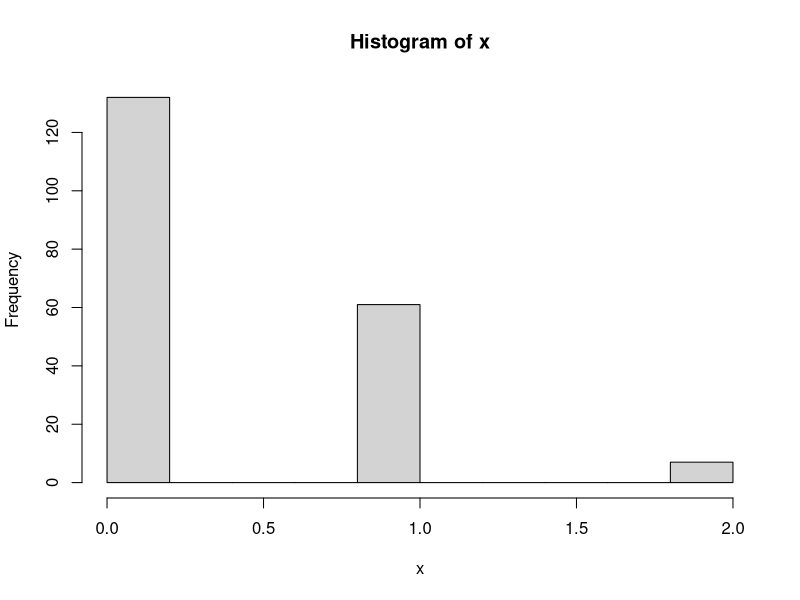
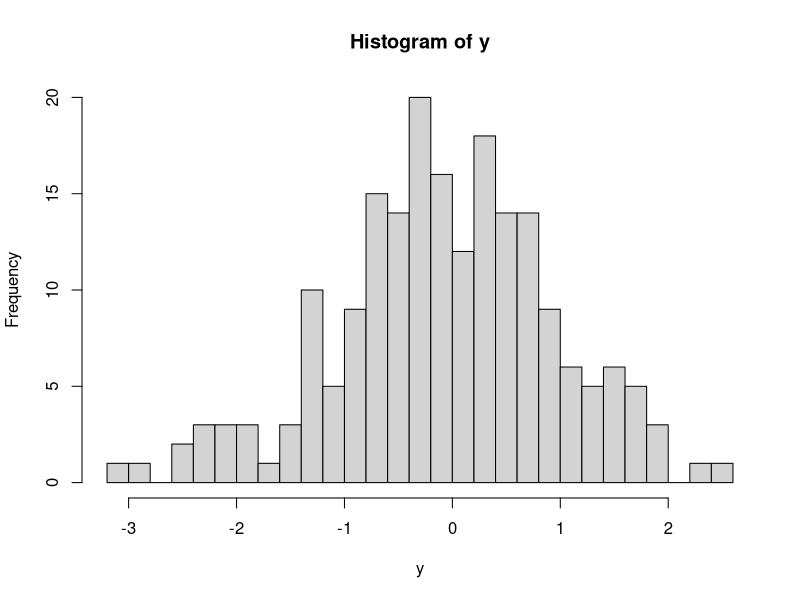
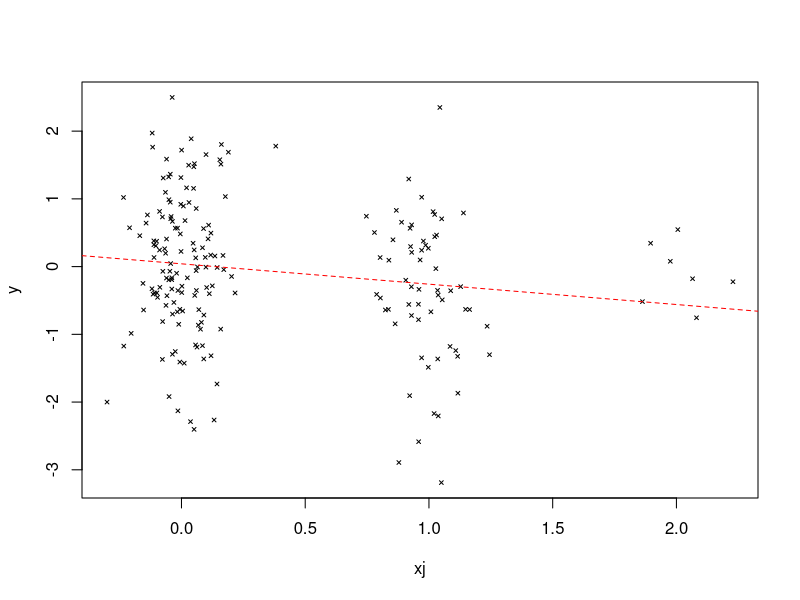

Reproduce these figures in R, in order.
# Small illustration of using linear regression to estimate the effect
# of an alele on a phenotype.
set.seed(1)

# This is the number of samples to simulate.
n <- 200 

# Simulate the genotypes.
# f is the frequency of the alternative allele (encoded as a 1).
f <- 0.2 
x <- (runif(n) < f) +
     (runif(n) < f)
hist(x)

# Simulate the phenotypes.
# b is how much Y increases (on average) for each copy of the 1 allele.
# se = phenotype variation (standard deviation) due to non-genetic factors.
b  <- -0.3
se <- 1
y <- rnorm(n,x*b,se)
hist(y,n = 32)

# Find the "best fit" line relating genotype (x) to phenotype (y);
# i.e., perform linear regression of y given x.
xj <- x + rnorm(n,sd = 0.1)
plot(xj,y,pch = 4,cex = 0.5)
fit <- lm(y ~ x)
summary(fit)
b0 <- coef(fit)["(Intercept)"]
b  <- coef(fit)["x"]
abline(a = b0,b = b,col = "red",lty = "dashed")
